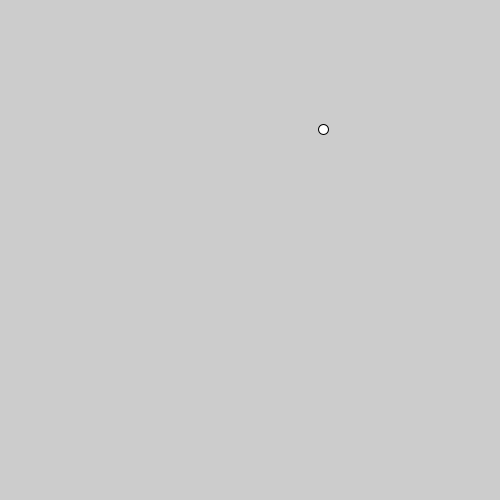
Frame 1 (no input)
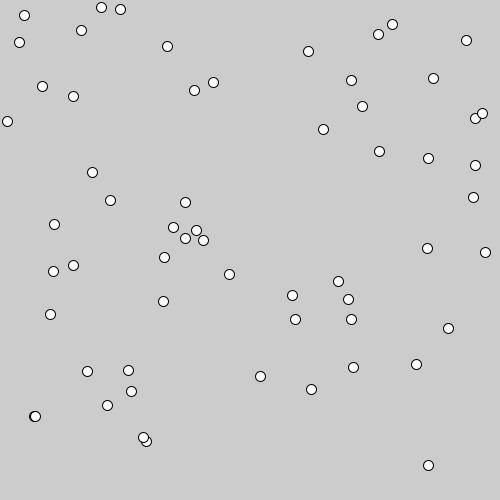
Frame 60 (the mouse pressed at the canvas centre just before this capture)
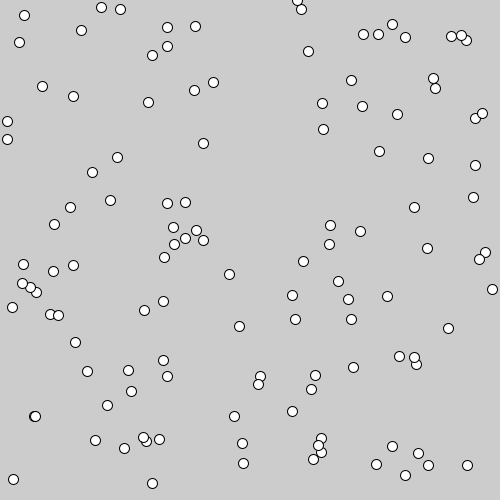
Frame 120 (the mouse held since frame 60 and released just before this capture)

The Processing sketch that drew these frames (run headless with seeded random() and noise(); from frame 60 on, the mouse is pressed at the canvas centre):

// Processing sketch: test2
// ── test2.pde


void setup()
{
  size(500, 500);
  g.colorMode(RGB, 1, 1, 1);
}

void draw()
{
  fill(1.00, 1.00, 1.00);
  
  ellipse(random(width), random(height), 10, 10); 
  
}
